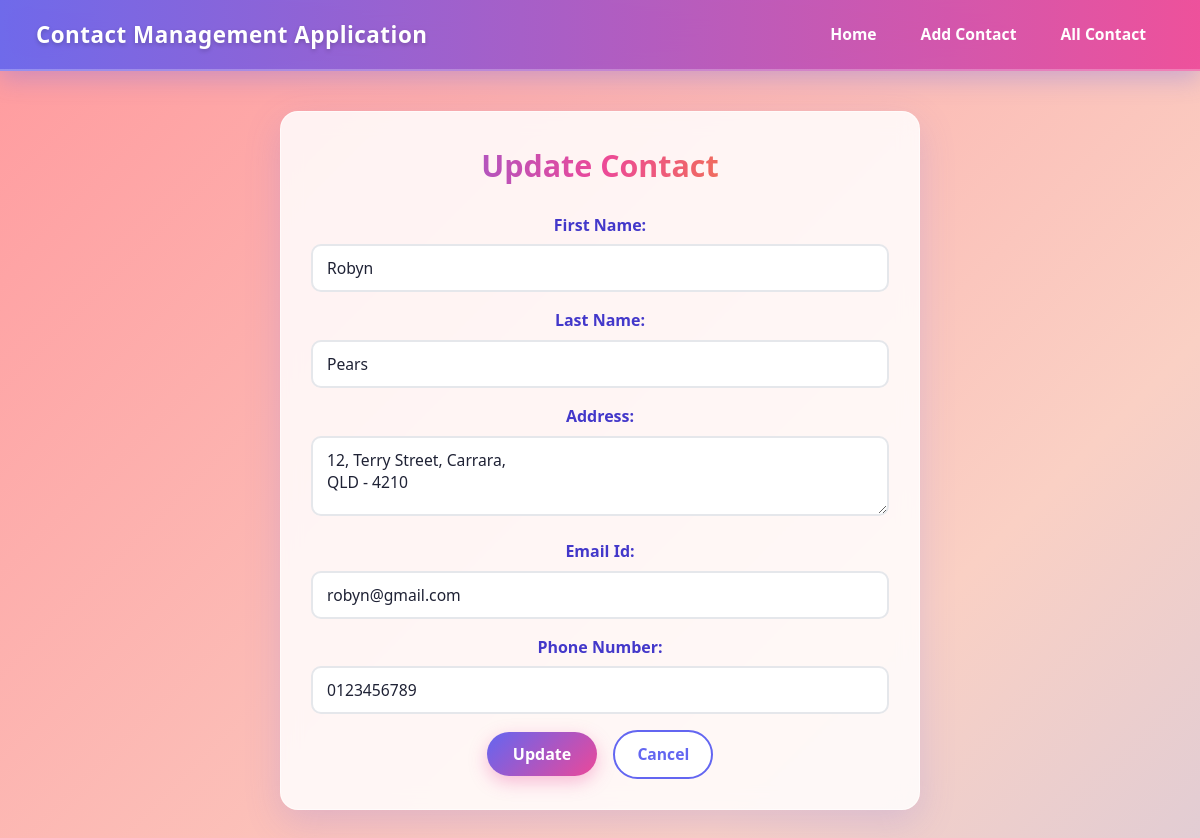
The page /updatecontact/18/ on the database its author committed.
### base/models.py (models this page shows, shortened)
class Contact(models.Model):
    firstname=models.CharField(max_length=50)
    lastname=models.CharField(max_length=50)
    address=models.CharField(max_length=100)
    email=models.EmailField(unique=True)
    phoneno = models.CharField(max_length=20, unique=True)

### base/views.py (the view)
# urls.py: path('updatecontact/<int:cid>/',views.updatecontact, name="update"),
def updatecontact(request, cid):
    contact = get_object_or_404(Contact, id=cid)
    if request.method == 'POST':
        form=Contactform(request.POST, instance=contact)
        if form.is_valid():
            form.save()
            messages.success(request,'Contact updated successfully!')
            return redirect('contacts')
    else:
        form = Contactform(instance=contact)
    return render(request,'updatecontact.html',{'form':form})

### base/forms.py (shortened to what this page needs)
class Contactform(forms.ModelForm):
    class Meta:
        model = Contact
        fields = ['firstname','lastname','address','email','phoneno']
        labels = {
            'firstname' : 'First Name',
            'lastname' : 'Last Name' ,
            'address' : 'Address',
            'email' : 'Email Id',
            'phoneno' : 'Phone Number'
        }
        widgets = {
            'firstname' : forms.TextInput(attrs={
                'class': 'form-control',
                'placeholder':'enter first name '
            }),
            'lastname' : forms.TextInput(attrs={
                'class':'form-control',
                'placeholder' : 'enter last name'
            }),
            'address':forms.Textarea(attrs={
                'class':'form-control',
                'placeholder':'enter address'
            }),
            'email' : forms.EmailInput(attrs={
                'class':'form-control',
                'placeholder':'📧 ex: abc@email.com'
            }),
            'phoneno':forms.TextInput(attrs={
                'class':'form-control',
                'placeholder': '📞 enter phone number'
            })
        }

### base/templates/updatecontact.html (shortened to what this page needs)
{% extends 'main.html' %}
{% block content %}
<div class="update">
    <h2>Update Contact</h2>
    <form method="POST">
        {{ form.as_p }}
        <button type="submit">Update</button>
        <a href="{% url 'contacts' %}">
            <button type="button">Cancel</button>
        </a>
    </form>
</div>
{% endblock %}

### static/style.css (style rules this page uses)
* { box-sizing: border-box; margin: 0; padding: 0; }
body { min-height: 100vh; font-family: 'Segoe UI', Tahoma, Geneva, Verdana, sans-serif; color: #1f2235; line-height: 1.6; background: linear-gradient(135deg, #ff9a9e 0%, #fad0c4 25%, #a1c4fd 55%, #c2e9fb 80%, #fbc2eb 100%); background-size: 300% 300%; background-attachment: fixed; animation: bgShift 18s ease infinite; }
.home, .allcontacts, .create, .update, .delete { max-width: 1100px; margin: 40px auto; padding: 30px; background: rgba(255, 255, 255, 0.85); backdrop-filter: blur(10px); border-radius: 18px; box-shadow: 0 12px 36px rgba(99, 102, 241, 0.18); border: 1px solid rgba(255, 255, 255, 0.6); }
.create, .update, .delete { max-width: 640px; }
h2 { font-size: 1.9rem; font-weight: 800; margin-bottom: 22px; background: linear-gradient(90deg, #6366f1, #ec4899, #f59e0b); -webkit-background-clip: text; -webkit-text-fill-color: transparent; background-clip: text; }
form p { margin-bottom: 16px; }
form label { display: block; font-weight: 600; margin-bottom: 6px; color: #4338ca; }
.form-control, form input[type="text"], form input[type="email"], form input[type="tel"], form input[type="number"], form input[type="password"], form textarea, form select { width: 100%; padding: 11px 14px; border: 2px solid #e5e7eb; border-radius: 10px; font-size: 0.98rem; font-family: inherit; background: #ffffff; color: #1f2235; transition: border-color 0.2s ease, box-shadow 0.2s ease, transform 0.2s ease; }
.form-control::placeholder, form input::placeholder, form textarea::placeholder { color: #9ca3af; }
form textarea { min-height: 90px; resize: vertical; }
form textarea[name="address"], form #id_address { min-height: 60px; height: 80px; }
button, input[type="submit"] { display: inline-block; padding: 11px 26px; font-size: 1rem; font-weight: 700; color: #ffffff; background: linear-gradient(135deg, #6366f1, #ec4899); border: none; border-radius: 999px; cursor: pointer; font-family: inherit; transition: transform 0.2s ease, box-shadow 0.2s ease, filter 0.2s ease; box-shadow: 0 6px 18px rgba(236, 72, 153, 0.35); margin-right: 8px; }
.create form a, .update form a, .delete form a, .allcontacts > a:last-child { display: inline-block; padding: 10px 22px; font-size: 0.98rem; font-weight: 700; color: #6366f1; background: #ffffff; border: 2px solid #6366f1; border-radius: 999px; text-decoration: none; transition: all 0.2s ease; margin-left: 4px; }
.update form a button { background: transparent; color: inherit; box-shadow: none; padding: 0; margin: 0; font: inherit; }

### rows shown on the page
Contact: firstname "Robyn", lastname "Pears", address "12, Terry Street, Carrara, QLD - 4210", email "robyn@gmail.com", phoneno "0123456789"
